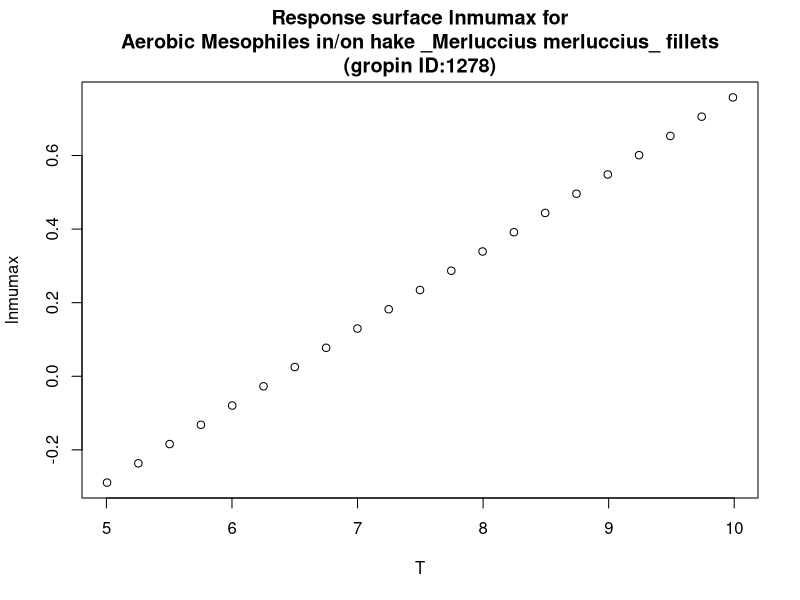

This figure's R source:
#############################
# start of Parameter script
#############################
T <- seq(5.005,9.99000999000999,length.out=21)
#############################
# end of Parameter script
#############################
############################# 
# start of Model script Gropin ID 1278 
#############################
 
# constant coefficients for this model
 
variables <- data.frame(T)
argumentsPar <- expand.grid(variables)
 
# heart of the model
response_surface <- function(T) {
   mumax <-0.210*T-1.34

return(mumax=mumax)
} 

# output parameters
responseSurface <- cbind(argumentsPar,response_surface(argumentsPar['T']))
colnames(responseSurface) <- c(colnames(argumentsPar),'lnmumax')
#############################
# End of Model script
#############################
############################# 
# start of Visualisation script Gropin ID 1278 
#############################
plot(T,responseSurface$'lnmumax',xlab='T',
                          ylab='lnmumax',main='Response surface lnmumax for
Aerobic Mesophiles in/on hake _Merluccius merluccius_ fillets
(gropin ID:1278)')
#############################
# End of Visualisation script
#############################
